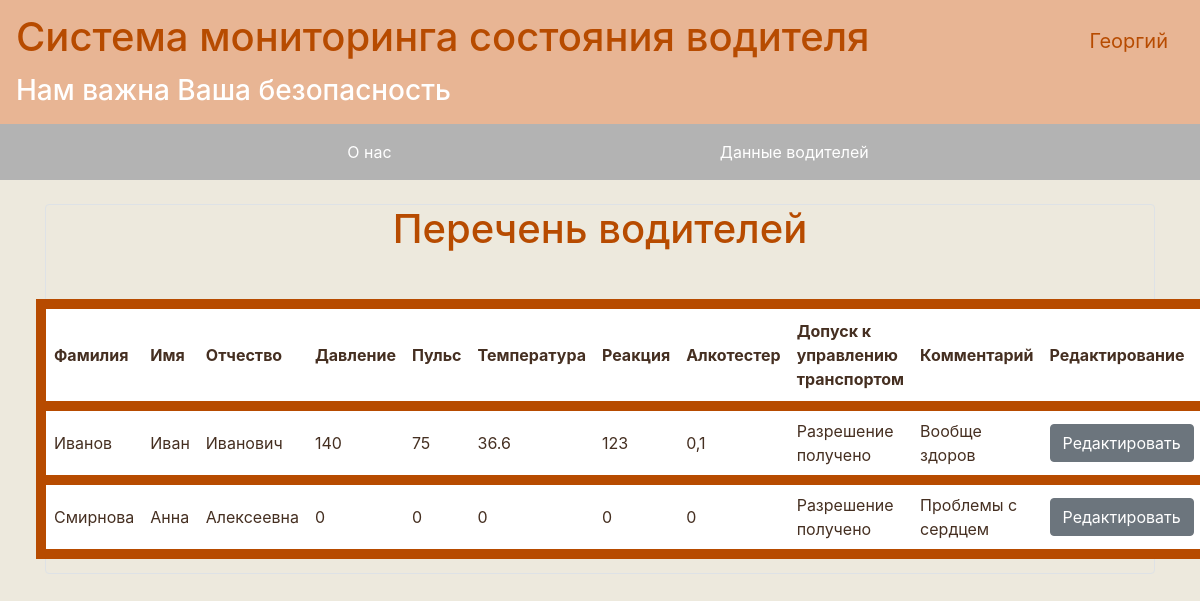
Page /drivers (signed in) on the committed database.
### data/users1.py (models this page shows, shortened)
class User(SqlAlchemyBase, UserMixin):
    __tablename__ = 'users'
    id = sqlalchemy.Column(sqlalchemy.Integer, primary_key=True, autoincrement=True)
    surname = sqlalchemy.Column(sqlalchemy.String, nullable=True)
    name = sqlalchemy.Column(sqlalchemy.String, nullable=True)
    patronimic = sqlalchemy.Column(sqlalchemy.String, nullable=True)
    email = sqlalchemy.Column(sqlalchemy.String, index=True, unique=True, nullable=True)
    hashed_password = sqlalchemy.Column(sqlalchemy.String, nullable=True)
    age = sqlalchemy.Column(sqlalchemy.Integer, nullable=True)
    pressure = sqlalchemy.Column(sqlalchemy.Integer, nullable=True, default=0)
    pulse = sqlalchemy.Column(sqlalchemy.Integer, nullable=True, default=0)
    temperature = sqlalchemy.Column(sqlalchemy.String, nullable=True, default='0')
    reaction = sqlalchemy.Column(sqlalchemy.String, nullable=True, default='0')
    sobriety = sqlalchemy.Column(sqlalchemy.String, nullable=True, default='0')
    work_experience = sqlalchemy.Column(sqlalchemy.Integer, nullable=True)
    driver_license = sqlalchemy.Column(sqlalchemy.Integer, nullable=True)
    doctor_comment = sqlalchemy.Column(sqlalchemy.Text, nullable=True, default='')
    comment = sqlalchemy.Column(sqlalchemy.Text, nullable=True, default='')
    is_ready = sqlalchemy.Column(sqlalchemy.Boolean, nullable=True, default=0)
    doctor_id = sqlalchemy.Column(sqlalchemy.Integer, nullable=True, default=0)
    is_doctor = sqlalchemy.Column(sqlalchemy.Boolean, nullable=True, default=1)

### main.py (the view)
@app.route("/drivers", methods=['GET', 'POST'])
def library():
    session = db_session.create_session()
    users = session.query(User).all()
    return render_template("drivers.html", title='Список водителей', users=users)

### data/db_session.py (called while the page is built)
def create_session() -> Session:
    global __factory
    return __factory()

### main.py (called while the page is built)
@login_manager.user_loader
def load_user(user_id):
    session = db_session.create_session()
    return session.query(User).get(user_id)

### templates/drivers.html (shortened to what this page needs)
{% extends "base.html" %}
{% block content %}
    <br>
<div class="col-md6 border rounded">
    <h1 style="color:#b74b00;" align="center">Перечень водителей</h1>
        <br>
        <br>
            <table align="center">
                <tr>
                  <th>Фамилия</th>
                  <th>Имя</th>
                  <th>Отчество</th>
                  <th>Давление</th>
                  <th>Пульс</th>
                  <th>Температура</th>
                  <th>Реакция</th>
                  <th>Алкотестер</th>
                  <th>Допуск к управлению транспортом</th>
                  <th>Комментарий</th>
                  <th>Редактирование</th>
                </tr>
                {% for item in users%}
                {% if (item.is_doctor == 0)%}
                    <tr>
                        <td>{{item.surname}}</td>
                        <td>{{item.name}}</td>
                        <td>{{item.patronimic}}</td>
                        <td>{{item.pressure}}</td>
                        <td>{{item.pulse}}</td>
                        <td>{{item.temperature}}</td>
                        <td>{{item.reaction}}</td>
                        <td>{{item.sobriety}}</td>
                        {% if (item.is_ready == 1)%}
                        <td>Разрешение получено</td>
                        {% else %}
                        <td>Нет разрешения</td>
                        {% endif %}
                        <td>{{item.comment}}</td>
                        <td>
                            <div>
                                <a href="/change/{{ item.id }}" class="btn btn-secondary">Редактировать</a>
                            </div>
                        </td>
                    </tr>
                {% endif %}
                {% endfor %}
            </table>
</div>
{% endblock %}

### templates/base.html (shortened to what this page needs)
<!doctype html>
<html lang="en">
<head>
    <link rel="stylesheet"
          href="https://stackpath.bootstrapcdn.com/bootstrap/4.4.1/css/bootstrap.min.css"
>
    <link rel="stylesheet" type="text/css" href="static/css/style_table.css">
    <link rel="stylesheet" type="text/css" href="static/css/style_body.css">
</head>
<body>
    <header>
    <nav class="navbar navbar-light" style="background-color: #e8b594;">
        <a class="navbar-brand" href="#">
            <h1 style="color:#b74b00;">Система мониторинга состояния водителя</h1>
        {% if current_user.is_authenticated %}
                <a class="navbar-brand" href="/logout" style="color:#b74b00;">{{ current_user.name }}</a>
            {% else %}
                <p>
                    <a class="btn btn-danger" style="background:#b74b00;" href="/register/1">Register drivers</a>
                    <a class="btn btn-danger" style="background:#b74b00;" href="/register/0">Register doctor</a>
                    <a class="btn btn-danger" style="background:#b74b00;" href="/login">Login</a>
                </p>
            {% endif %}
            <h3 style="color:white;">Нам важна Ваша безопасность</h3>
        </a>
    </nav>
    <nav class="navbar navbar-light" style="background-color: #b3b3b3;">
        <a class="navbar-brand" href="#">
         <br>
            <a class="btn btn-link" style="color:white;" href="/index">О нас</a>
            {% if current_user.is_authenticated %}
            {% if (current_user.is_doctor == 0) %}
             <a class="btn btn-link" style="color:white;" href="/lk">Личный кабинет</a>
             <a class="btn btn-link" style="color:white;" href="/reaction">Проверка концентрации (beta)</a>
            {% else %}
             <a class="btn btn-link" style="color:white;" href="/drivers">Данные водителей</a>
            {% endif %}
            {% endif %}
        </a>
    </nav>
    </header>
        <main role="main" class="container">
            {% block content %}{% endblock %}
        </main>
</body>
</html>

### static/css/style_table.css (style rules this page uses)
table { text-align: left; border-collapse: collapse; box-shadow: 0 0 0 10px #e60000; color: #452F21; }
th { padding: 10px 8px; background: white; }
td { border-top: 10px solid #e60000; padding: 8px; background: white; }

### static/css/style_body.css (style rules this page uses)
body { background-color: #ede9dd; }
h1 { color: #b74b00; }
h3 { color: #b74b00; }

### templates/base.html (style rules this page uses)
body { background-color: #ede9dd; }

### templates/drivers.html (style rules this page uses)
body { background-color: #ede9dd; }
table { text-align: left; border-collapse: collapse; box-shadow: 0 0 0 10px #b74b00; color: #452F21; }
th { padding: 10px 8px; background: white; }
td { border-top: 10px solid #b74b00;; padding: 8px; background: white; }

### rows in the picture
User: name "Георгий"
User: surname "Иванов", name "Иван", patronimic "Иванович", pressure "140", pulse "75", temperature "36.6", reaction "123", sobriety "0,1", is_ready "Разрешение получено", comment "Вообще здоров"
User: surname "Смирнова", name "Анна", patronimic "Алексеевна", pressure "0", pulse "0", temperature "0", reaction "0", sobriety "0", is_ready "Разрешение получено", comment "Проблемы с сердцем"
